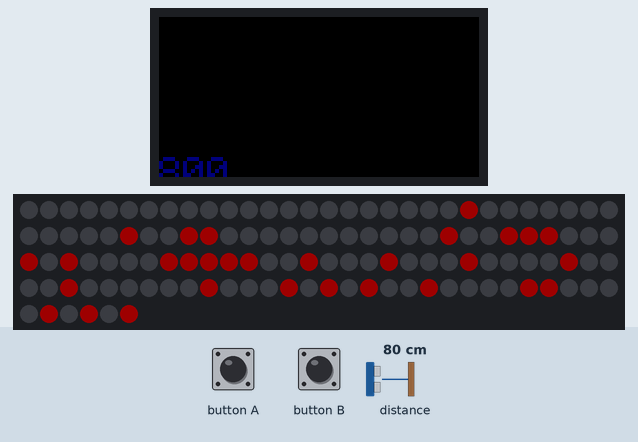
A sketch run on a simulated ESP32. Shown: 160×80 colour display, 126 RGB LEDs in strip order, left to right, continuing on the next row. Wiring (inferred from the names in the program): VL53L0X range finder at I2C address 0x29. The inputs (shaded band) are chosen by the test bench; at power-on: distance to the obstacle 80 cm. Dim RGB values are drawn brighter than linear; what the sketch prints to the serial monitor is not drawn.

Above: at 4.3 s.
4.4 s: distance to the obstacle set to 2 cm
At 6.3 s:
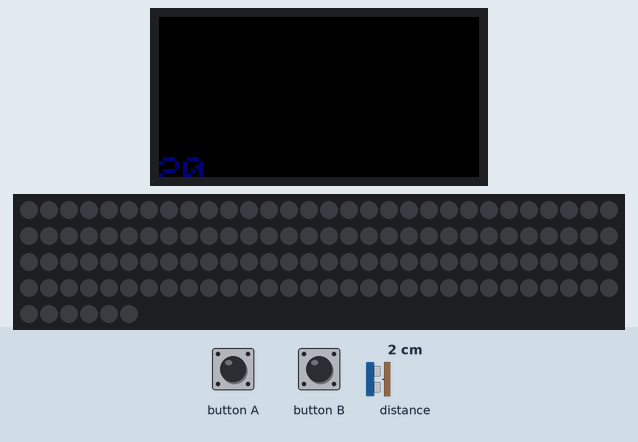
6.7 s: distance to the obstacle set to 4 cm
At 8.7 s:
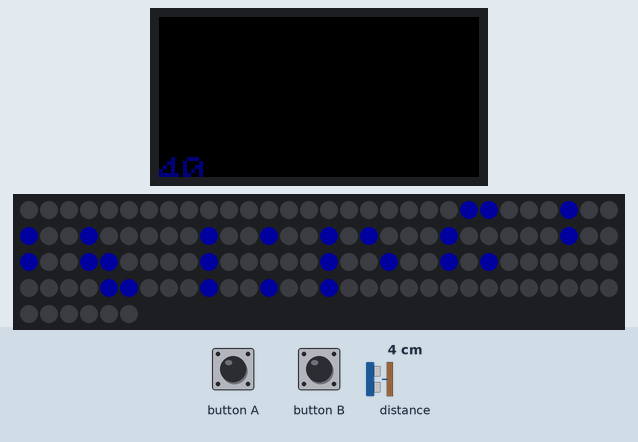
9.8 s: distance to the obstacle set to 18 cm
At 12.4 s:
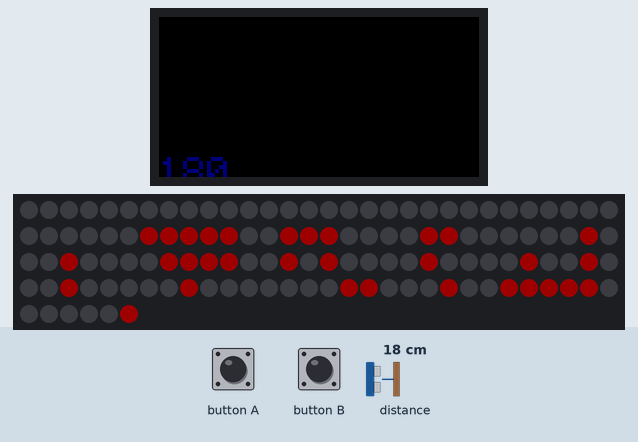
Timing chart, 0 to 13.9 s (numbered marks = the images above; inputs shaded):
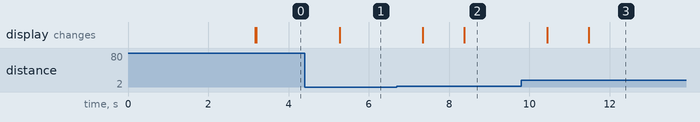

Measured:
- the behaviour switches between 2 and 3 cm on distance to the obstacle (found by bisection; images 1 and 2)
- after the input at 4.4 s, the display: changes after 0.87 s (image 1)
- after the input at 6.7 s, the display: first changes after 0.64 s (image 2 shows a later state)
- after the input at 9.8 s, the display: first changes after 0.64 s (image 3 shows a later state)

The sketch:

toire.ino
```cpp
#include <M5StickC.h>
#include "FastLED.h"
#include <Wire.h>

// flash light
FASTLED_USING_NAMESPACE

// FastLED "100-lines-of-code" demo reel, showing just a few
// of the kinds of animation patterns you can quickly and easily
// compose using FastLED.
//
// This example also shows one easy way to define multiple
// animations patterns and have them automatically rotate.
//
// -Mark Kriegsman, December 2014

#if defined(FASTLED_VERSION) && (FASTLED_VERSION < 3001000)
#warning "Requires FastLED 3.1 or later; check github for latest code."
#endif

#define DATA_PIN    26
//#define CLK_PIN   4
#define LED_TYPE    WS2811
#define COLOR_ORDER GRB
#define NUM_LEDS    126
CRGB leds[NUM_LEDS];

#define BRIGHTNESS          30
#define FRAMES_PER_SECOND  120

// -- The core to run FastLED.show()
#define FASTLED_SHOW_CORE 0

// tof
#define VL53L0X_REG_IDENTIFICATION_MODEL_ID         0xc0
#define VL53L0X_REG_IDENTIFICATION_REVISION_ID      0xc2
#define VL53L0X_REG_PRE_RANGE_CONFIG_VCSEL_PERIOD   0x50
#define VL53L0X_REG_FINAL_RANGE_CONFIG_VCSEL_PERIOD 0x70
#define VL53L0X_REG_SYSRANGE_START                  0x00
#define VL53L0X_REG_RESULT_INTERRUPT_STATUS         0x13
#define VL53L0X_REG_RESULT_RANGE_STATUS             0x14
#define address 0x29

byte gbuf[16];

void setup() {
  M5.begin();
  delay(3000); // 3 second delay for recovery
  Serial.begin(115200);
  M5.Lcd.setRotation(3);
  M5.Lcd.fillScreen(BLACK);
  M5.Lcd.setTextSize(2);
  M5.Lcd.setCursor(10, 0);
  M5.Lcd.setTextColor(TFT_LIGHTGREY);

  M5.Lcd.print("NeoFlash HAT\r\n");
  M5.Lcd.setCursor(60, 30);
  M5.Lcd.setTextColor(TFT_NAVY);
  M5.Lcd.print("RGB");

  M5.Lcd.setCursor(30, 50);
  M5.Lcd.print("EFFICTION");

  // FlashLED
  // tell FastLED about the LED strip configuration
  FastLED.addLeds<LED_TYPE,DATA_PIN,COLOR_ORDER>(leds, NUM_LEDS).setCorrection(TypicalLEDStrip);
  //FastLED.addLeds<LED_TYPE,DATA_PIN,CLK_PIN,COLOR_ORDER>(leds, NUM_LEDS).setCorrection(TypicalLEDStrip);

  // set master brightness control
  FastLED.setBrightness(BRIGHTNESS);
  // TOF
  Wire.begin();        // join i2c bus (address optional for master)
}

void DispArrayReset()
{
  CRGB color = CRGB::Black;
  int rowMax = 7;
  int columeMax = 18;
  int indexColume = 0;

  for(int i = 0;i < rowMax * columeMax;i++){
    leds[i] = color;
  }
}

void DispIppo(){
  CRGB color = CRGB::Red;
  int rowMax = 7;
  int columeMax = 18;
  int indexColume = 0;

  DispArrayReset();

  // 2行目
  indexColume = 1;
  leds[4 + indexColume * columeMax] = color;
  leds[17 + indexColume * columeMax] = color;

  // 3行目
  indexColume = 2;
  leds[2 + indexColume * columeMax] = color;
  leds[3 + indexColume * columeMax] = color;
  leds[15 + indexColume * columeMax] = color;

  // 4行目
  indexColume = 3;
  leds[0 + indexColume * columeMax] = color;
  leds[1 + indexColume * columeMax] = color;
  leds[2 + indexColume * columeMax] = color;
  leds[6 + indexColume * columeMax] = color;
  leds[8 + indexColume * columeMax] = color;
  leds[13 + indexColume * columeMax] = color;
  leds[14 + indexColume * columeMax] = color;
  leds[15 + indexColume * columeMax] = color;
  leds[16 + indexColume * columeMax] = color;
  leds[17 + indexColume * columeMax] = color;

  // 5行目
  indexColume = 4;
  leds[2 + indexColume * columeMax] = color;
  leds[6 + indexColume * columeMax] = color;
  leds[10 + indexColume * columeMax] = color;
  leds[15 + indexColume * columeMax] = color;

  // 6行目
  indexColume = 5;
  leds[2 + indexColume * columeMax] = color;
  leds[9 + indexColume * columeMax] = color;
  leds[13 + indexColume * columeMax] = color;
  leds[15 + indexColume * columeMax] = color;
  leds[17 + indexColume * columeMax] = color;

  // 7行目
  indexColume = 6;
  leds[2 + indexColume * columeMax] = color;
  leds[7 + indexColume * columeMax] = color;
  leds[8 + indexColume * columeMax] = color;
  leds[13 + indexColume * columeMax] = color;
  leds[15 + indexColume * columeMax] = color;
  leds[17 + indexColume * columeMax] = color;
  FastLED.show();
}

void DispMaehe(){
  CRGB color = CRGB::Red;
  int rowMax = 7;
  int columeMax = 18;
  int indexColume = 0;

  DispArrayReset();

  // 3行目
  indexColume = 2;
  leds[0 + indexColume * columeMax] = color;
  leds[1 + indexColume * columeMax] = color;
  leds[2 + indexColume * columeMax] = color;
  leds[3 + indexColume * columeMax] = color;
  leds[4 + indexColume * columeMax] = color;
  leds[7 + indexColume * columeMax] = color;
  leds[8 + indexColume * columeMax] = color;
  leds[9 + indexColume * columeMax] = color;
  leds[14 + indexColume * columeMax] = color;
  leds[15 + indexColume * columeMax] = color;

  // 4行目
  indexColume = 3;
  leds[4 + indexColume * columeMax] = color;
  leds[8 + indexColume * columeMax] = color;
  leds[13 + indexColume * columeMax] = color;
  leds[14 + indexColume * columeMax] = color;
  leds[15 + indexColume * columeMax] = color;
  leds[16 + indexColume * columeMax] = color;

  // 5行目
  indexColume = 4;
  leds[1 + indexColume * columeMax] = color;
  leds[3 + indexColume * columeMax] = color;
  leds[8 + indexColume * columeMax] = color;
  leds[13 + indexColume * columeMax] = color;
  leds[16 + indexColume * columeMax] = color;

  // 6行目
  indexColume = 5;
  leds[2 + indexColume * columeMax] = color;
  leds[8 + indexColume * columeMax] = color;
  leds[16 + indexColume * columeMax] = color;
  leds[17 + indexColume * columeMax] = color;

  // 7行目
  indexColume = 6;
  leds[3 + indexColume * columeMax] = color;
  leds[6 + indexColume * columeMax] = color;
  leds[7 + indexColume * columeMax] = color;
  leds[8 + indexColume * columeMax] = color;
  leds[9 + indexColume * columeMax] = color;
  leds[10 + indexColume * columeMax] = color;
  leds[17 + indexColume * columeMax] = color;
  FastLED.show();
}


void DispOk(){
  CRGB color = CRGB::Blue;
  int rowMax = 7;
  int columeMax = 18;
  int indexColume = 0;

  DispArrayReset();
  // 2行目
  indexColume = 1;
  leds[4 + indexColume * columeMax] = color;
  leds[5 + indexColume * columeMax] = color;
  leds[9 + indexColume * columeMax] = color;
  leds[12 + indexColume * columeMax] = color;
  leds[15 + indexColume * columeMax] = color;

  // 3行目
  indexColume = 2;
  leds[3 + indexColume * columeMax] = color;
  leds[6 + indexColume * columeMax] = color;
  leds[9 + indexColume * columeMax] = color;
  leds[11 + indexColume * columeMax] = color;
  leds[15 + indexColume * columeMax] = color;

  // 4行目
  indexColume = 3;
  leds[3 + indexColume * columeMax] = color;
  leds[6 + indexColume * columeMax] = color;
  leds[9 + indexColume * columeMax] = color;
  leds[10 + indexColume * columeMax] = color;
  leds[15 + indexColume * columeMax] = color;

  // 5行目
  indexColume = 4;
  leds[3 + indexColume * columeMax] = color;
  leds[6 + indexColume * columeMax] = color;
  leds[9 + indexColume * columeMax] = color;
  leds[11 + indexColume * columeMax] = color;

  // 6行目
  indexColume = 5;
  leds[4 + indexColume * columeMax] = color;
  leds[5 + indexColume * columeMax] = color;
  leds[9 + indexColume * columeMax] = color;
  leds[12 + indexColume * columeMax] = color;
  leds[15 + indexColume * columeMax] = color;

  // 7行目
  FastLED.show();
}

void DispReset()
{
  DispArrayReset();
  FastLED.show();
}

int dist = 0;
bool okChattering = false;
int ippoMaeCounter = 0;

void loop(){
  M5.update();

  dist = getDist();

  if((dist <= 20 )||(dist > 1000)){
    DispReset();
    okChattering = false;
  }else if(dist < 125){
    if(okChattering) DispOk();
    else okChattering = true;
  }else{
    okChattering = false;
    ippoMaeCounter++;
    if(((ippoMaeCounter >> 2) % 2) == 0){
      DispIppo();
    }else{
      DispMaehe();
    }
  }

  delay(1000);
}


int getDist() {
  byte val1 = read_byte_data_at(VL53L0X_REG_IDENTIFICATION_REVISION_ID);
  Serial.print("Revision ID: "); Serial.println(val1);

  val1 = read_byte_data_at(VL53L0X_REG_IDENTIFICATION_MODEL_ID);
  Serial.print("Device ID: "); Serial.println(val1);

  val1 = read_byte_data_at(VL53L0X_REG_PRE_RANGE_CONFIG_VCSEL_PERIOD);
  Serial.print("PRE_RANGE_CONFIG_VCSEL_PERIOD="); Serial.println(val1);
  Serial.print(" decode: "); Serial.println(VL53L0X_decode_vcsel_period(val1));

  val1 = read_byte_data_at(VL53L0X_REG_FINAL_RANGE_CONFIG_VCSEL_PERIOD);
  Serial.print("FINAL_RANGE_CONFIG_VCSEL_PERIOD="); Serial.println(val1);
  Serial.print(" decode: "); Serial.println(VL53L0X_decode_vcsel_period(val1));

  write_byte_data_at(VL53L0X_REG_SYSRANGE_START, 0x01);

  byte val = 0;
  int cnt = 0;
  while (cnt < 100) { // 1 second waiting time max
    delay(10);
    val = read_byte_data_at(VL53L0X_REG_RESULT_RANGE_STATUS);
    if (val & 0x01) break;
    cnt++;
  }
  if (val & 0x01) Serial.println("ready"); else Serial.println("not ready");

  read_block_data_at(0x14, 12);
  uint16_t acnt = makeuint16(gbuf[7], gbuf[6]);
  uint16_t scnt = makeuint16(gbuf[9], gbuf[8]);
  uint16_t dist = makeuint16(gbuf[11], gbuf[10]);
  byte DeviceRangeStatusInternal = ((gbuf[0] & 0x78) >> 3);

  Serial.print("ambient count: "); Serial.println(acnt);
  Serial.print("signal count: ");  Serial.println(scnt);
  Serial.print("distance ");       Serial.println(dist);
  Serial.print("status: ");        Serial.println(DeviceRangeStatusInternal);

  M5.Lcd.setCursor(0, 70);
  M5.Lcd.fillScreen(BLACK);
  M5.Lcd.print( dist);

  return dist;
}

uint16_t bswap(byte b[]) {
  // Big Endian unsigned short to little endian unsigned short
  uint16_t val = ((b[0] << 8) & b[1]);
  return val;
}

uint16_t makeuint16(int lsb, int msb) {
    return ((msb & 0xFF) << 8) | (lsb & 0xFF);
}

void write_byte_data(byte data) {
  Wire.beginTransmission(address);
  Wire.write(data);
  Wire.endTransmission();
}

void write_byte_data_at(byte reg, byte data) {
  // write data word at address and register
  Wire.beginTransmission(address);
  Wire.write(reg);
  Wire.write(data);
  Wire.endTransmission();
}

void write_word_data_at(byte reg, uint16_t data) {
  // write data word at address and register
  byte b0 = (data &0xFF);
  byte b1 = ((data >> 8) && 0xFF);

  Wire.beginTransmission(address);
  Wire.write(reg);
  Wire.write(b0);
  Wire.write(b1);
  Wire.endTransmission();
}

byte read_byte_data() {
  Wire.requestFrom(address, 1);
  while (Wire.available() < 1) delay(1);
  byte b = Wire.read();
  return b;
}

byte read_byte_data_at(byte reg) {
  //write_byte_data((byte)0x00);
  write_byte_data(reg);
  Wire.requestFrom(address, 1);
  while (Wire.available() < 1) delay(1);
  byte b = Wire.read();
  return b;
}

uint16_t read_word_data_at(byte reg) {
  write_byte_data(reg);
  Wire.requestFrom(address, 2);
  while (Wire.available() < 2) delay(1);
  gbuf[0] = Wire.read();
  gbuf[1] = Wire.read();
  return bswap(gbuf);
}

void read_block_data_at(byte reg, int sz) {
  int i = 0;
  write_byte_data(reg);
  Wire.requestFrom(address, sz);
  for (i=0; i<sz; i++) {
    while (Wire.available() < 1) delay(1);
    gbuf[i] = Wire.read();
  }
}

uint16_t VL53L0X_decode_vcsel_period(short vcsel_period_reg) {
  // Converts the encoded VCSEL period register value into the real
  // period in PLL clocks
  uint16_t vcsel_period_pclks = (vcsel_period_reg + 1) << 1;
  return vcsel_period_pclks;
}
```
